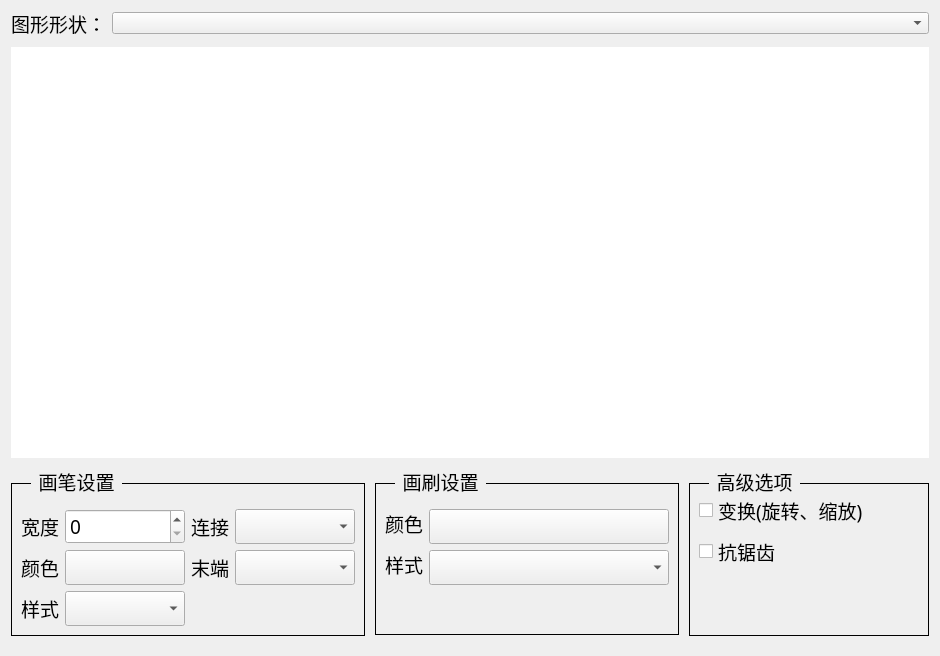
<?xml version="1.0" encoding="UTF-8"?>
<ui version="4.0">
 <class>MainWidget</class>
 <widget class="QWidget" name="MainWidget">
  <property name="geometry">
   <rect>
    <x>0</x>
    <y>0</y>
    <width>940</width>
    <height>656</height>
   </rect>
  </property>
  <property name="windowTitle">
   <string>MainWidget</string>
  </property>
  <property name="styleSheet">
   <string notr="true">QWidget
{  
	font:  14pt &quot;Microsoft YaHei&quot;;
    color:  #000000;
}

QGroupBox {
    border-width: 1px;
	border-style: solid;
	margin-top:10px
}

QGroupBox::title {
    subcontrol-origin: margin;
    left:20px;
    padding: -10px 5px 0px 5px;
}

</string>
  </property>
  <layout class="QVBoxLayout" name="verticalLayout_2">
   <property name="spacing">
    <number>0</number>
   </property>
   <property name="topMargin">
    <number>0</number>
   </property>
   <item>
    <widget class="QWidget" name="widget_2" native="true">
     <property name="sizePolicy">
      <sizepolicy hsizetype="Preferred" vsizetype="Fixed">
       <horstretch>0</horstretch>
       <verstretch>0</verstretch>
      </sizepolicy>
     </property>
     <layout class="QHBoxLayout" name="horizontalLayout">
      <property name="leftMargin">
       <number>0</number>
      </property>
      <property name="rightMargin">
       <number>0</number>
      </property>
      <item>
       <widget class="QLabel" name="label">
        <property name="sizePolicy">
         <sizepolicy hsizetype="Fixed" vsizetype="Preferred">
          <horstretch>0</horstretch>
          <verstretch>0</verstretch>
         </sizepolicy>
        </property>
        <property name="minimumSize">
         <size>
          <width>60</width>
          <height>0</height>
         </size>
        </property>
        <property name="maximumSize">
         <size>
          <width>1000</width>
          <height>16777215</height>
         </size>
        </property>
        <property name="font">
         <font>
          <family>Microsoft YaHei</family>
          <pointsize>14</pointsize>
          <italic>false</italic>
          <bold>false</bold>
         </font>
        </property>
        <property name="text">
         <string>图形形状：</string>
        </property>
        <property name="scaledContents">
         <bool>true</bool>
        </property>
       </widget>
      </item>
      <item>
       <widget class="QComboBox" name="cboShape">
        <property name="sizePolicy">
         <sizepolicy hsizetype="Expanding" vsizetype="Fixed">
          <horstretch>0</horstretch>
          <verstretch>0</verstretch>
         </sizepolicy>
        </property>
        <property name="minimumSize">
         <size>
          <width>200</width>
          <height>0</height>
         </size>
        </property>
        <property name="maximumSize">
         <size>
          <width>100000</width>
          <height>16777215</height>
         </size>
        </property>
       </widget>
      </item>
     </layout>
    </widget>
   </item>
   <item>
    <widget class="PaintWidget" name="paintWidget" native="true">
     <property name="styleSheet">
      <string notr="true">background-color: rgb(255, 255, 255);</string>
     </property>
    </widget>
   </item>
   <item>
    <widget class="QWidget" name="widget" native="true">
     <property name="sizePolicy">
      <sizepolicy hsizetype="Preferred" vsizetype="Fixed">
       <horstretch>0</horstretch>
       <verstretch>0</verstretch>
      </sizepolicy>
     </property>
     <layout class="QHBoxLayout" name="horizontalLayout_2">
      <property name="spacing">
       <number>10</number>
      </property>
      <property name="leftMargin">
       <number>0</number>
      </property>
      <property name="topMargin">
       <number>15</number>
      </property>
      <property name="rightMargin">
       <number>0</number>
      </property>
      <item>
       <widget class="QGroupBox" name="groupBox">
        <property name="sizePolicy">
         <sizepolicy hsizetype="Preferred" vsizetype="Fixed">
          <horstretch>0</horstretch>
          <verstretch>0</verstretch>
         </sizepolicy>
        </property>
        <property name="minimumSize">
         <size>
          <width>0</width>
          <height>150</height>
         </size>
        </property>
        <property name="maximumSize">
         <size>
          <width>16777215</width>
          <height>1000</height>
         </size>
        </property>
        <property name="font">
         <font>
          <family>Microsoft YaHei</family>
          <pointsize>14</pointsize>
          <italic>false</italic>
          <bold>false</bold>
         </font>
        </property>
        <property name="title">
         <string>画笔设置</string>
        </property>
        <layout class="QGridLayout" name="gridLayout">
         <property name="topMargin">
          <number>25</number>
         </property>
         <item row="0" column="0">
          <widget class="QLabel" name="label_3">
           <property name="sizePolicy">
            <sizepolicy hsizetype="Fixed" vsizetype="Preferred">
             <horstretch>0</horstretch>
             <verstretch>0</verstretch>
            </sizepolicy>
           </property>
           <property name="minimumSize">
            <size>
             <width>0</width>
             <height>0</height>
            </size>
           </property>
           <property name="maximumSize">
            <size>
             <width>60</width>
             <height>16777215</height>
            </size>
           </property>
           <property name="font">
            <font>
             <family>Microsoft YaHei</family>
             <pointsize>14</pointsize>
             <italic>false</italic>
             <bold>false</bold>
            </font>
           </property>
           <property name="styleSheet">
            <string notr="true"/>
           </property>
           <property name="text">
            <string>宽度</string>
           </property>
           <property name="scaledContents">
            <bool>true</bool>
           </property>
           <property name="alignment">
            <set>Qt::AlignRight|Qt::AlignTrailing|Qt::AlignVCenter</set>
           </property>
          </widget>
         </item>
         <item row="1" column="3">
          <widget class="QComboBox" name="cboPenCap">
           <property name="sizePolicy">
            <sizepolicy hsizetype="Fixed" vsizetype="Fixed">
             <horstretch>0</horstretch>
             <verstretch>0</verstretch>
            </sizepolicy>
           </property>
           <property name="minimumSize">
            <size>
             <width>120</width>
             <height>0</height>
            </size>
           </property>
           <property name="maximumSize">
            <size>
             <width>1000</width>
             <height>16777215</height>
            </size>
           </property>
           <property name="font">
            <font>
             <family>Microsoft YaHei</family>
             <pointsize>14</pointsize>
             <italic>false</italic>
             <bold>false</bold>
            </font>
           </property>
          </widget>
         </item>
         <item row="2" column="1">
          <widget class="QComboBox" name="cboPenStyle">
           <property name="sizePolicy">
            <sizepolicy hsizetype="Fixed" vsizetype="Fixed">
             <horstretch>0</horstretch>
             <verstretch>0</verstretch>
            </sizepolicy>
           </property>
           <property name="minimumSize">
            <size>
             <width>120</width>
             <height>0</height>
            </size>
           </property>
           <property name="maximumSize">
            <size>
             <width>1000</width>
             <height>16777215</height>
            </size>
           </property>
           <property name="font">
            <font>
             <family>Microsoft YaHei</family>
             <pointsize>14</pointsize>
             <italic>false</italic>
             <bold>false</bold>
            </font>
           </property>
          </widget>
         </item>
         <item row="0" column="2">
          <widget class="QLabel" name="label_9">
           <property name="minimumSize">
            <size>
             <width>0</width>
             <height>0</height>
            </size>
           </property>
           <property name="maximumSize">
            <size>
             <width>60</width>
             <height>16777215</height>
            </size>
           </property>
           <property name="font">
            <font>
             <family>Microsoft YaHei</family>
             <pointsize>14</pointsize>
             <italic>false</italic>
             <bold>false</bold>
            </font>
           </property>
           <property name="text">
            <string>连接</string>
           </property>
           <property name="scaledContents">
            <bool>true</bool>
           </property>
           <property name="alignment">
            <set>Qt::AlignRight|Qt::AlignTrailing|Qt::AlignVCenter</set>
           </property>
          </widget>
         </item>
         <item row="0" column="3">
          <widget class="QComboBox" name="cboPenJoin">
           <property name="sizePolicy">
            <sizepolicy hsizetype="Fixed" vsizetype="Fixed">
             <horstretch>0</horstretch>
             <verstretch>0</verstretch>
            </sizepolicy>
           </property>
           <property name="minimumSize">
            <size>
             <width>120</width>
             <height>0</height>
            </size>
           </property>
           <property name="maximumSize">
            <size>
             <width>1000</width>
             <height>16777215</height>
            </size>
           </property>
           <property name="font">
            <font>
             <family>Microsoft YaHei</family>
             <pointsize>14</pointsize>
             <italic>false</italic>
             <bold>false</bold>
            </font>
           </property>
          </widget>
         </item>
         <item row="0" column="1">
          <widget class="QSpinBox" name="sbPenWidth">
           <property name="sizePolicy">
            <sizepolicy hsizetype="Fixed" vsizetype="Fixed">
             <horstretch>0</horstretch>
             <verstretch>0</verstretch>
            </sizepolicy>
           </property>
           <property name="minimumSize">
            <size>
             <width>120</width>
             <height>0</height>
            </size>
           </property>
           <property name="maximumSize">
            <size>
             <width>1000</width>
             <height>16777215</height>
            </size>
           </property>
           <property name="font">
            <font>
             <family>Microsoft YaHei</family>
             <pointsize>14</pointsize>
             <italic>false</italic>
             <bold>false</bold>
            </font>
           </property>
          </widget>
         </item>
         <item row="1" column="2">
          <widget class="QLabel" name="label_4">
           <property name="minimumSize">
            <size>
             <width>0</width>
             <height>0</height>
            </size>
           </property>
           <property name="maximumSize">
            <size>
             <width>60</width>
             <height>16777215</height>
            </size>
           </property>
           <property name="font">
            <font>
             <family>Microsoft YaHei</family>
             <pointsize>14</pointsize>
             <italic>false</italic>
             <bold>false</bold>
            </font>
           </property>
           <property name="text">
            <string>末端</string>
           </property>
           <property name="scaledContents">
            <bool>true</bool>
           </property>
           <property name="alignment">
            <set>Qt::AlignRight|Qt::AlignTrailing|Qt::AlignVCenter</set>
           </property>
          </widget>
         </item>
         <item row="2" column="0">
          <widget class="QLabel" name="label_5">
           <property name="minimumSize">
            <size>
             <width>0</width>
             <height>0</height>
            </size>
           </property>
           <property name="maximumSize">
            <size>
             <width>60</width>
             <height>16777215</height>
            </size>
           </property>
           <property name="font">
            <font>
             <family>Microsoft YaHei</family>
             <pointsize>14</pointsize>
             <italic>false</italic>
             <bold>false</bold>
            </font>
           </property>
           <property name="text">
            <string>样式</string>
           </property>
           <property name="scaledContents">
            <bool>true</bool>
           </property>
           <property name="alignment">
            <set>Qt::AlignRight|Qt::AlignTrailing|Qt::AlignVCenter</set>
           </property>
          </widget>
         </item>
         <item row="1" column="1">
          <widget class="QPushButton" name="btnPenColor">
           <property name="sizePolicy">
            <sizepolicy hsizetype="Fixed" vsizetype="Fixed">
             <horstretch>0</horstretch>
             <verstretch>0</verstretch>
            </sizepolicy>
           </property>
           <property name="minimumSize">
            <size>
             <width>120</width>
             <height>0</height>
            </size>
           </property>
           <property name="maximumSize">
            <size>
             <width>1000</width>
             <height>16777215</height>
            </size>
           </property>
           <property name="font">
            <font>
             <family>Microsoft YaHei</family>
             <pointsize>14</pointsize>
             <italic>false</italic>
             <bold>false</bold>
            </font>
           </property>
           <property name="styleSheet">
            <string notr="true"/>
           </property>
           <property name="text">
            <string/>
           </property>
          </widget>
         </item>
         <item row="1" column="0">
          <widget class="QLabel" name="label_8">
           <property name="minimumSize">
            <size>
             <width>0</width>
             <height>0</height>
            </size>
           </property>
           <property name="maximumSize">
            <size>
             <width>60</width>
             <height>16777215</height>
            </size>
           </property>
           <property name="font">
            <font>
             <family>Microsoft YaHei</family>
             <pointsize>14</pointsize>
             <italic>false</italic>
             <bold>false</bold>
            </font>
           </property>
           <property name="text">
            <string>颜色</string>
           </property>
           <property name="scaledContents">
            <bool>true</bool>
           </property>
           <property name="alignment">
            <set>Qt::AlignRight|Qt::AlignTrailing|Qt::AlignVCenter</set>
           </property>
          </widget>
         </item>
        </layout>
       </widget>
      </item>
      <item>
       <widget class="QGroupBox" name="groupBox_2">
        <property name="enabled">
         <bool>true</bool>
        </property>
        <property name="sizePolicy">
         <sizepolicy hsizetype="Preferred" vsizetype="Fixed">
          <horstretch>0</horstretch>
          <verstretch>0</verstretch>
         </sizepolicy>
        </property>
        <property name="minimumSize">
         <size>
          <width>0</width>
          <height>150</height>
         </size>
        </property>
        <property name="maximumSize">
         <size>
          <width>1000000</width>
          <height>16777215</height>
         </size>
        </property>
        <property name="font">
         <font>
          <family>Microsoft YaHei</family>
          <pointsize>14</pointsize>
          <italic>false</italic>
          <bold>false</bold>
         </font>
        </property>
        <property name="title">
         <string>画刷设置</string>
        </property>
        <layout class="QGridLayout" name="gridLayout_2">
         <property name="topMargin">
          <number>25</number>
         </property>
         <item row="0" column="0">
          <widget class="QLabel" name="label_10">
           <property name="sizePolicy">
            <sizepolicy hsizetype="Fixed" vsizetype="Preferred">
             <horstretch>0</horstretch>
             <verstretch>0</verstretch>
            </sizepolicy>
           </property>
           <property name="minimumSize">
            <size>
             <width>0</width>
             <height>0</height>
            </size>
           </property>
           <property name="maximumSize">
            <size>
             <width>60</width>
             <height>16777215</height>
            </size>
           </property>
           <property name="font">
            <font>
             <family>Microsoft YaHei</family>
             <pointsize>14</pointsize>
             <italic>false</italic>
             <bold>false</bold>
            </font>
           </property>
           <property name="text">
            <string>颜色</string>
           </property>
           <property name="scaledContents">
            <bool>true</bool>
           </property>
           <property name="alignment">
            <set>Qt::AlignRight|Qt::AlignTrailing|Qt::AlignVCenter</set>
           </property>
          </widget>
         </item>
         <item row="0" column="1" rowspan="2">
          <widget class="QPushButton" name="btnBrushColor">
           <property name="sizePolicy">
            <sizepolicy hsizetype="Fixed" vsizetype="Fixed">
             <horstretch>0</horstretch>
             <verstretch>0</verstretch>
            </sizepolicy>
           </property>
           <property name="minimumSize">
            <size>
             <width>240</width>
             <height>0</height>
            </size>
           </property>
           <property name="maximumSize">
            <size>
             <width>1000</width>
             <height>16777215</height>
            </size>
           </property>
           <property name="font">
            <font>
             <family>Microsoft YaHei</family>
             <pointsize>14</pointsize>
             <italic>false</italic>
             <bold>false</bold>
            </font>
           </property>
           <property name="styleSheet">
            <string notr="true"/>
           </property>
           <property name="text">
            <string/>
           </property>
          </widget>
         </item>
         <item row="1" column="0" rowspan="2">
          <widget class="QLabel" name="label_6">
           <property name="sizePolicy">
            <sizepolicy hsizetype="Fixed" vsizetype="Preferred">
             <horstretch>0</horstretch>
             <verstretch>0</verstretch>
            </sizepolicy>
           </property>
           <property name="minimumSize">
            <size>
             <width>0</width>
             <height>0</height>
            </size>
           </property>
           <property name="maximumSize">
            <size>
             <width>60</width>
             <height>16777215</height>
            </size>
           </property>
           <property name="font">
            <font>
             <family>Microsoft YaHei</family>
             <pointsize>14</pointsize>
             <italic>false</italic>
             <bold>false</bold>
            </font>
           </property>
           <property name="text">
            <string>样式</string>
           </property>
           <property name="scaledContents">
            <bool>true</bool>
           </property>
           <property name="alignment">
            <set>Qt::AlignRight|Qt::AlignTrailing|Qt::AlignVCenter</set>
           </property>
          </widget>
         </item>
         <item row="2" column="1">
          <widget class="QComboBox" name="cboBrushStyle">
           <property name="sizePolicy">
            <sizepolicy hsizetype="Fixed" vsizetype="Fixed">
             <horstretch>0</horstretch>
             <verstretch>0</verstretch>
            </sizepolicy>
           </property>
           <property name="minimumSize">
            <size>
             <width>240</width>
             <height>0</height>
            </size>
           </property>
           <property name="maximumSize">
            <size>
             <width>100000</width>
             <height>16777215</height>
            </size>
           </property>
           <property name="font">
            <font>
             <family>Microsoft YaHei</family>
             <pointsize>14</pointsize>
             <italic>false</italic>
             <bold>false</bold>
            </font>
           </property>
          </widget>
         </item>
         <item row="3" column="1">
          <spacer name="verticalSpacer">
           <property name="orientation">
            <enum>Qt::Vertical</enum>
           </property>
           <property name="sizeHint" stdset="0">
            <size>
             <width>20</width>
             <height>40</height>
            </size>
           </property>
          </spacer>
         </item>
        </layout>
       </widget>
      </item>
      <item>
       <widget class="QGroupBox" name="groupBox_3">
        <property name="sizePolicy">
         <sizepolicy hsizetype="Preferred" vsizetype="Preferred">
          <horstretch>0</horstretch>
          <verstretch>0</verstretch>
         </sizepolicy>
        </property>
        <property name="minimumSize">
         <size>
          <width>0</width>
          <height>115</height>
         </size>
        </property>
        <property name="maximumSize">
         <size>
          <width>16777215</width>
          <height>1000</height>
         </size>
        </property>
        <property name="font">
         <font>
          <family>Microsoft YaHei</family>
          <pointsize>14</pointsize>
          <italic>false</italic>
          <bold>false</bold>
         </font>
        </property>
        <property name="title">
         <string>高级选项</string>
        </property>
        <layout class="QVBoxLayout" name="verticalLayout">
         <property name="topMargin">
          <number>9</number>
         </property>
         <item>
          <widget class="QCheckBox" name="chkTransformation">
           <property name="sizePolicy">
            <sizepolicy hsizetype="Fixed" vsizetype="Fixed">
             <horstretch>0</horstretch>
             <verstretch>0</verstretch>
            </sizepolicy>
           </property>
           <property name="minimumSize">
            <size>
             <width>180</width>
             <height>0</height>
            </size>
           </property>
           <property name="maximumSize">
            <size>
             <width>200</width>
             <height>16777215</height>
            </size>
           </property>
           <property name="font">
            <font>
             <family>Microsoft YaHei</family>
             <pointsize>14</pointsize>
             <italic>false</italic>
             <bold>false</bold>
            </font>
           </property>
           <property name="text">
            <string>变换(旋转、缩放)</string>
           </property>
          </widget>
         </item>
         <item>
          <widget class="QCheckBox" name="chkAntialiasing">
           <property name="sizePolicy">
            <sizepolicy hsizetype="Fixed" vsizetype="Fixed">
             <horstretch>0</horstretch>
             <verstretch>0</verstretch>
            </sizepolicy>
           </property>
           <property name="minimumSize">
            <size>
             <width>150</width>
             <height>0</height>
            </size>
           </property>
           <property name="maximumSize">
            <size>
             <width>150</width>
             <height>16777215</height>
            </size>
           </property>
           <property name="font">
            <font>
             <family>Microsoft YaHei</family>
             <pointsize>14</pointsize>
             <italic>false</italic>
             <bold>false</bold>
            </font>
           </property>
           <property name="text">
            <string>抗锯齿</string>
           </property>
          </widget>
         </item>
         <item>
          <spacer name="verticalSpacer_2">
           <property name="orientation">
            <enum>Qt::Vertical</enum>
           </property>
           <property name="sizeHint" stdset="0">
            <size>
             <width>20</width>
             <height>40</height>
            </size>
           </property>
          </spacer>
         </item>
        </layout>
       </widget>
      </item>
     </layout>
    </widget>
   </item>
  </layout>
 </widget>
 <customwidgets>
  <customwidget>
   <class>PaintWidget</class>
   <extends>QWidget</extends>
   <header>paintwidget.h</header>
   <container>1</container>
  </customwidget>
 </customwidgets>
 <resources/>
 <connections/>
</ui>
